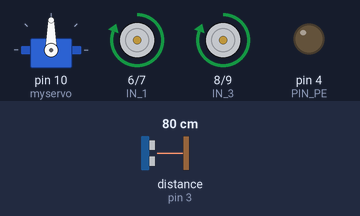
This sketch was run on a simulated Arduino Uno, built with avr-gcc and run on an emulated ATmega328P. On the bench: servo, motor-driver pin pairs drawn as motors (green arrow = first pin HIGH = forward, orange = second pin HIGH = backward, longer = more drive), output pins drawn as LEDs (lit = HIGH). Inputs (shaded band) come from the test bench; at power-on: distance to the obstacle (sensor on pin 3) 80 cm. The echo pulse lasts 58.3 µs per cm.

Above: at 1.2 s.
1.3 s: distance to the obstacle (sensor on pin 3) set to 2 cm
At 1.47 s:
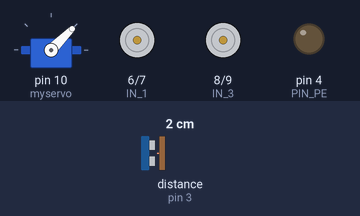
4.3 s: distance to the obstacle (sensor on pin 3) set to 35 cm
At 4.45 s:
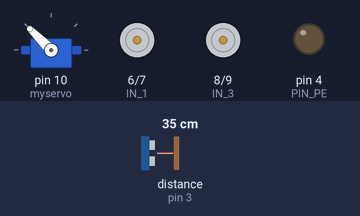
7.3 s: distance to the obstacle (sensor on pin 3) set to 60 cm
8.9 s: distance to the obstacle (sensor on pin 3) set to 4 cm
At 9.12 s:
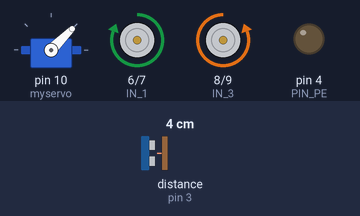
Timing chart, 0 to 12.9 s (numbered marks = the images above; inputs shaded):
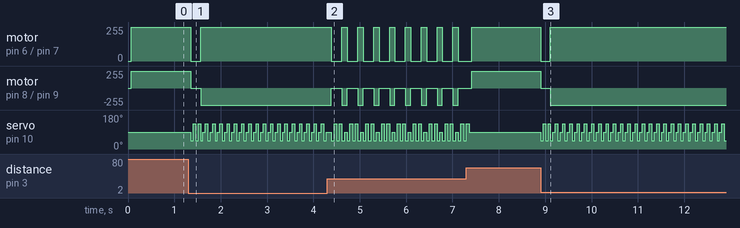

Measured:
- after the input at 1.3 s, motor on pin 6 (IN_1) / pin 7 (IN_2): forward 255/255 → stopped after 0.06 s, → forward 255/255 0.21 s later; motor on pin 8 (IN_3) / pin 9 (IN_4): forward 255/255 → stopped after 0.06 s, → backward 255/255 0.21 s later
- after the input at 4.3 s, motor on pin 6 (IN_1) / pin 7 (IN_2): alternates forward 255/255 for 0.11 s and stopped for 0.23 s, starting after 0.09 s; motor on pin 8 (IN_3) / pin 9 (IN_4): alternates backward 255/255 for 0.11 s and stopped for 0.23 s, starting after 0.09 s
- after the input at 8.9 s, motor on pin 6 (IN_1) / pin 7 (IN_2): forward 255/255 → stopped at once, → forward 255/255 0.21 s later; motor on pin 8 (IN_3) / pin 9 (IN_4): forward 255/255 → stopped at once, → backward 255/255 0.21 s later

The sketch:

MyRobotCar.ino
```cpp
#include <Servo.h>
// подключение библиотеки для HC SR04
#include "Ultrasonic.h"

// константы для выводов
#define PIN_TRIG 2
#define PIN_ECHO 3
#define PIN_PE 4

#define IN_1  6    // L298N in 1 right motor
#define IN_2  7    // L298N in 2 right motor
#define IN_3  8    // L298N in 3 left motor
#define IN_4  9    // L298N in 4 left motor

#define AHEAD 90   // angle of servo position
#define LEFT 45
#define RIGHT 135

#define CHECKING_TIME_DOWNTIME 15000
#define QUANTITY_OF_MEASURE 3

//#define CHECKING_TIME_VOLTAGE 60000
//#define MIN_VOLTAGE 3
#define MEASURE_OF_VOLTAGE A5
#define KEY_OF_MOSFET 5

Servo myservo;  // create servo object to control a servo
Ultrasonic ultrasonic(PIN_TRIG, PIN_ECHO);// создание объекта Ultrasonic

// переменные для хранения измеренного расстояния
int dist_left1 = 0;
int dist_right1 = 0;
int dist_ahead1 = 0;
int dist_left2 = 0;
int dist_right2 = 0;
int dist_ahead2 = 0;

unsigned long last_checking_downtime = 0;

//unsigned long last_checking_voltage = 60000;

// the all functions
void mil_delay(unsigned long * delay_time);
void goAhead();
void goBack();
void goRight();
void goLeft();
void stopRobot();
void observe();
int measure();
int lookAhead();
int lookLeft();
int lookRight();
void checkDowntime();
void exitFromDowntime();
//void checkVoltage();


void setup() {
  myservo.attach(10);  // attaches the servo on pin (?) to the servo object

  //  Serial.begin(9600);

  pinMode(IN_1, OUTPUT);
  pinMode(IN_2, OUTPUT);
  pinMode(IN_3, OUTPUT);
  pinMode(IN_4, OUTPUT);

  pinMode(PIN_PE, OUTPUT);// назначить P-E как OUTPUT
  digitalWrite(PIN_PE, LOW);

  pinMode(KEY_OF_MOSFET, OUTPUT);
  digitalWrite(KEY_OF_MOSFET, LOW);
}


void loop() {
  if (lookAhead() > 35) {
    goAhead();
  } else {
    stopRobot();
    observe();
  }
  checkDowntime();
  //  checkVoltage();
}

//void checkVoltage() {
//  if (millis() - last_checking_voltage >= CHECKING_TIME_VOLTAGE) {
//    float voltage = (float)(analogRead(0) * 5.0) / 1024;
//    if (voltage <= MIN_VOLTAGE) {
//      digitalWrite(KEY_OF_MOSFET, LOW);
//    }
//    else {
//      digitalWrite(KEY_OF_MOSFET, HIGH);
//    }
//    Serial.println(voltage);
//    last_checking_voltage = millis();
//  }
//
//}

void checkDowntime() {
  if (millis() - last_checking_downtime >= CHECKING_TIME_DOWNTIME) {
    dist_left2 = lookLeft();
    int left_mod = max(dist_left1, dist_left2) - min(dist_left1, dist_left2);
    //    int left_mod = dist_left1 - dist_left2;
    dist_ahead2 = lookAhead();
    int ahead_mod = max(dist_ahead1, dist_ahead2) - min(dist_ahead1, dist_ahead2);
    //    int ahead_mod = dist_ahead1 - dist_ahead2;
    dist_right2 = lookRight();
    int right_mod = max(dist_right1, dist_right2) - min(dist_right1, dist_right2);
    //    int right_mod = dist_right1 - dist_right2;
    if (left_mod <= 15 or ahead_mod <= 15 or right_mod <= 15) {
      digitalWrite(PIN_PE, HIGH);
      exitFromDowntime();
    }
    dist_left1 = dist_left2;
    dist_ahead1 = dist_ahead2;
    dist_right1 = dist_right2;
    last_checking_downtime = millis();
  }
}

void exitFromDowntime() {
  do {
    goBack();
  } while (lookAhead() < 30);
  stopRobot();
  unsigned long term = 300;
  mil_delay(&term);
  observe();
}


int measure() {
  int distance = 0;
  for (int i = 0; i < QUANTITY_OF_MEASURE; i++) {
    distance += ultrasonic.read();
  }
  return (distance / QUANTITY_OF_MEASURE);
}


void observe() {
  // Serial.println(F("observe"));
  if (lookLeft() < lookRight()) {
    do {
      goRight();
    } while (lookLeft() < 35 && lookAhead() < 35 && lookRight() < 35);
  } else if (lookLeft() >= lookRight()) {
    do {
      goLeft();
    } while (lookLeft() < 35 && lookAhead() < 35 && lookRight() < 35);
  }
  digitalWrite(PIN_PE, LOW);
}


int lookAhead() {
  myservo.write(AHEAD);
  unsigned long term = 50;
  mil_delay(&term);
  int dist_ahead = measure();// control of distance
  // Serial.println(F("dist_ahead"));
  // Serial.println(dist_ahead);
  return dist_ahead;
}


int lookLeft() {
  myservo.write(LEFT);// check the left side
  unsigned long term = 50;
  mil_delay(&term);
  int dist_left = measure();
  // Serial.println(F("dist_left"));
  // Serial.println(dist_left);
  return dist_left;
}


int lookRight() {
  myservo.write(RIGHT);// check the right side
  unsigned long term = 50;
  mil_delay(&term);
  int dist_right = measure();
  // Serial.println(F("dist_right"));
  // Serial.println(dist_right);
  return dist_right;
}


void goAhead() {
  digitalWrite(IN_1, HIGH);
  digitalWrite(IN_2, LOW);
  digitalWrite(IN_3, HIGH);
  digitalWrite(IN_4, LOW);

  // Serial.println(F("go ahead"));
}


void goBack() {
  digitalWrite(IN_1, LOW);
  digitalWrite(IN_2, HIGH);
  digitalWrite(IN_3, LOW);
  digitalWrite(IN_4, HIGH);

  // Serial.println(F("go back"));
}


void goRight() {
  digitalWrite(IN_1, LOW);
  digitalWrite(IN_2, HIGH);
  digitalWrite(IN_3, HIGH);
  digitalWrite(IN_4, LOW);

  // Serial.println(F("go right"));
}


void goLeft() {
  digitalWrite(IN_1, HIGH);
  digitalWrite(IN_2, LOW);
  digitalWrite(IN_3, LOW);
  digitalWrite(IN_4, HIGH);

  // Serial.println(F("go left"));
}


void stopRobot() {
  digitalWrite(IN_1, LOW);
  digitalWrite(IN_2, LOW);
  digitalWrite(IN_3, LOW);
  digitalWrite(IN_4, LOW);

  // Serial.println(F("stop"));
}


//settings and call of mil_delay()
//unsigned long term = 1000;
//mil_delay(&term);

void mil_delay(unsigned long * delay_time) {
  unsigned long counter = millis();
  // Serial.println(F("Before while"));
  while (millis() - counter < *delay_time) {
  }
  // Serial.println(F("After while"));
}
```
